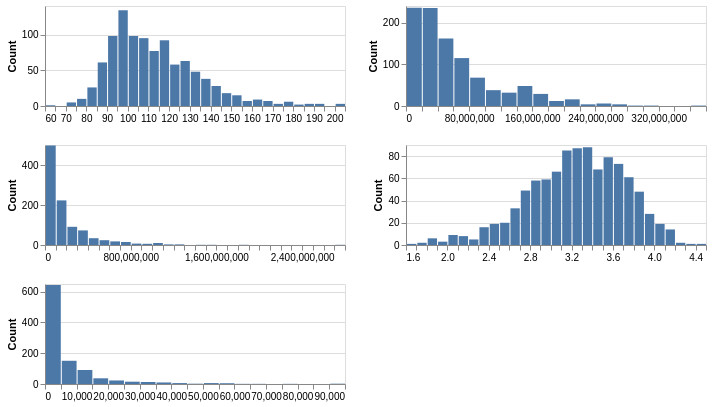

The cell this chart's notebook holds for it:
### Markdown cell above
<div class="alert alert-info" style="color:black">

### Question 1.5
rubric={viz:2,accuracy:2}
    
<h4>Python</h4>
<ul>
    <li>Extract the column names from all numerical columns except <code>id</code> and save them to a variable as a list (the <code>.select_dtypes()</code> method can help here, or you can do it manually).</li>
<li>Copy the code from your histogram above and paste it here. Modify the code so it plots one histogram per numeric column in a plot grid with 2 columns and 3 rows. Don’t use a loop, use the Altair approach to repeating charts instead (with the `repeat` keyword` rather than <code>row</code> or <codecolumn`).</li>
</ul>

</div>

### Code cell
# YOUR ANSWER GOES HERE
Q_1_5=movies.drop(columns='id').select_dtypes(include=['number'])
alt.Chart(Q_1_5).mark_bar().encode(
    x=alt.X(
        alt.repeat(),
        bin=alt.Bin(maxbins=30),
        title=None
    ),
    y=alt.Y('count()',title='Count')
).properties(height=100
            ).repeat(repeat=Q_1_5.columns.to_list(),columns=2)

### Figure 1 — Vega-Lite specification as saved in the notebook (floating-point values rounded to 4 significant figures; data arrays with more than 128 entries replaced by an {"elided": "..."} marker saying what was removed)
{"$schema": "https://vega.github.io/schema/vega-lite/v5.20.1.json", "columns": 2, "config": {"view": {"continuousHeight": 300, "continuousWidth": 300}}, "datasets": {"data-c43ac8225a90c5a389168b011bfaa297": {"elided": "1008 records"}}, "repeat": ["runtime", "budget", "revenue", "vote_average", "vote_count"], "spec": {"data": {"name": "data-c43ac8225a90c5a389168b011bfaa297"}, "encoding": {"x": {"bin": {"maxbins": 30}, "field": {"repeat": "repeat"}, "title": null}, "y": {"aggregate": "count", "title": "Count", "type": "quantitative"}}, "height": 100, "mark": {"type": "bar"}}}
